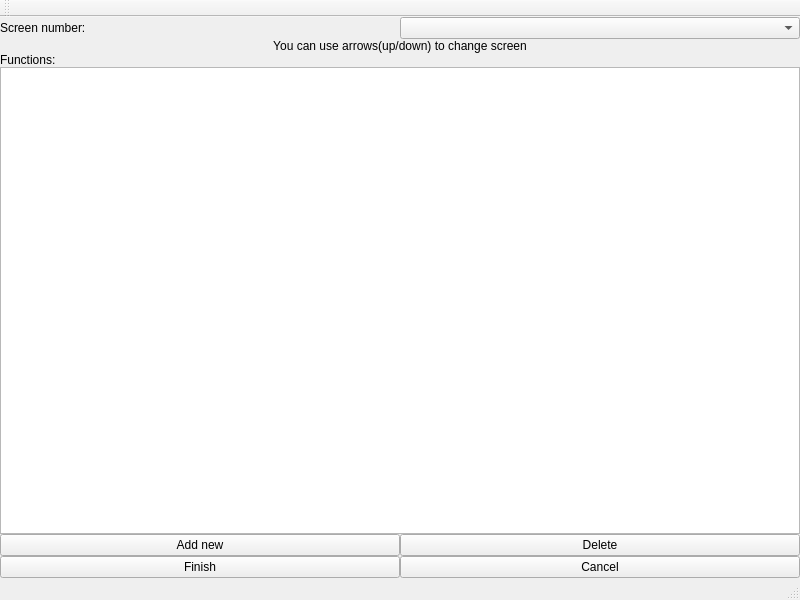
<?xml version="1.0" encoding="UTF-8"?>
<ui version="4.0">
 <class>MainWindow</class>
 <widget class="QMainWindow" name="main_window">
  <property name="geometry">
   <rect>
    <x>0</x>
    <y>0</y>
    <width>800</width>
    <height>600</height>
   </rect>
  </property>
  <property name="sizePolicy">
   <sizepolicy hsizetype="Expanding" vsizetype="Expanding">
    <horstretch>0</horstretch>
    <verstretch>0</verstretch>
   </sizepolicy>
  </property>
  <property name="windowTitle">
   <string>MainWindow</string>
  </property>
  <widget class="QWidget" name="central_widget">
   <property name="sizePolicy">
    <sizepolicy hsizetype="Maximum" vsizetype="Maximum">
     <horstretch>0</horstretch>
     <verstretch>0</verstretch>
    </sizepolicy>
   </property>
   <property name="minimumSize">
    <size>
     <width>3</width>
     <height>10</height>
    </size>
   </property>
   <layout class="QGridLayout" name="grid_layout">
    <property name="margin">
     <number>0</number>
    </property>
    <property name="spacing">
     <number>0</number>
    </property>
    <item row="1" column="1" colspan="2">
     <widget class="QLabel" name="label_2">
      <property name="text">
       <string>You can use arrows(up/down) to change screen</string>
      </property>
      <property name="alignment">
       <set>Qt::AlignCenter</set>
      </property>
     </widget>
    </item>
    <item row="5" column="2">
     <widget class="QPushButton" name="cancel_bt">
      <property name="text">
       <string>Cancel</string>
      </property>
     </widget>
    </item>
    <item row="5" column="1">
     <widget class="QPushButton" name="finish_bt">
      <property name="text">
       <string>Finish</string>
      </property>
     </widget>
    </item>
    <item row="2" column="1" colspan="2">
     <widget class="QLabel" name="label_3">
      <property name="text">
       <string>Functions:</string>
      </property>
     </widget>
    </item>
    <item row="0" column="2">
     <widget class="QComboBox" name="screens_cb"/>
    </item>
    <item row="4" column="1">
     <widget class="QPushButton" name="pushButton_3">
      <property name="text">
       <string>Add new</string>
      </property>
     </widget>
    </item>
    <item row="4" column="2">
     <widget class="QPushButton" name="pushButton_4">
      <property name="text">
       <string>Delete</string>
      </property>
     </widget>
    </item>
    <item row="3" column="1" colspan="2">
     <widget class="QListWidget" name="listWidget">
      <property name="sizePolicy">
       <sizepolicy hsizetype="MinimumExpanding" vsizetype="Expanding">
        <horstretch>0</horstretch>
        <verstretch>0</verstretch>
       </sizepolicy>
      </property>
     </widget>
    </item>
    <item row="0" column="1">
     <widget class="QLabel" name="label">
      <property name="text">
       <string>Screen number:</string>
      </property>
     </widget>
    </item>
   </layout>
  </widget>
  <widget class="QMenuBar" name="menubar">
   <property name="geometry">
    <rect>
     <x>0</x>
     <y>0</y>
     <width>800</width>
     <height>25</height>
    </rect>
   </property>
  </widget>
  <widget class="QStatusBar" name="statusbar"/>
  <widget class="QToolBar" name="toolBar">
   <property name="windowTitle">
    <string>toolBar</string>
   </property>
   <attribute name="toolBarArea">
    <enum>TopToolBarArea</enum>
   </attribute>
   <attribute name="toolBarBreak">
    <bool>false</bool>
   </attribute>
  </widget>
 </widget>
 <resources/>
 <connections/>
</ui>
